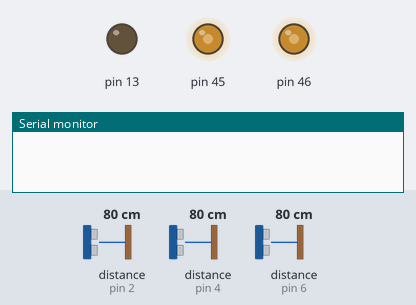
The program below on a simulated Arduino Mega 2560, built with avr-gcc and run on an emulated ATmega2560. Parts: output pins drawn as LEDs (lit = HIGH), the last lines printed to the serial monitor. The inputs (shaded band) are chosen by the test bench; at power-on: distance to the obstacle (sensors on pin 2, pin 4, pin 6) 80 cm.

Above: at 0.01 s.
At 1.2 s:
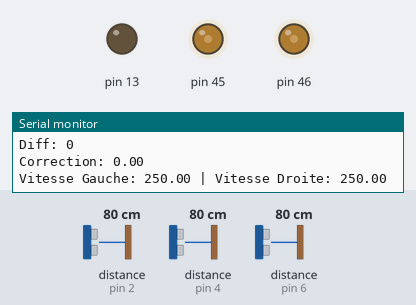
1.3 s: distance to the obstacle (sensor on pin 2) set to 22 cm
2.8 s: distance to the obstacle (sensor on pin 2) set to 17 cm
At 4.1 s:
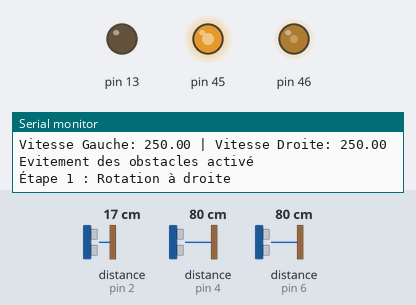
Timing chart, 0 to 5.8 s (numbered marks = the images above; inputs shaded):
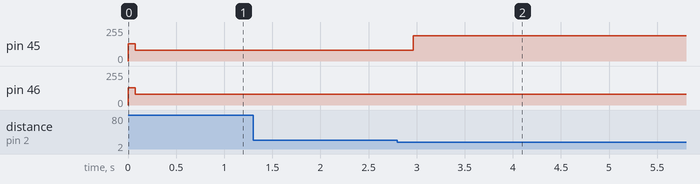

The program:

main.cpp
```cpp
//---------------------------------------------------------------------------------------------------
// Inclusion des bibliothèques et definition des constantes
//---------------------------------------------------------------------------------------------------
#include <Arduino.h>
#include <ultrasonic.h>
#include <Wire.h>

#define Stop 400
#define Vmax 800
#define Vmin 0

#define MoteurG(Vg) OCR5A = Vg // Vg entre 0 et 800 (Possible [0...1999] si on modifie le prescaler)
#define MoteurD(Vd) OCR5B = Vd // Vd entre 0 et 800 (Possible [0...1999] si on modifie le prescaler)
#define MoteurGD(Vg, Vd) MoteurG(Vg); MoteurD(Vd)
#define MoteurStop() MoteurGD(Stop, Stop)

Ultrasonic UltrasonicAv(2);
Ultrasonic UltrasonicDr(4);
Ultrasonic UltrasonicGa(6);


//---------------------------------------------------------------------------------------------------
// Definition des Variables globales
//---------------------------------------------------------------------------------------------------
int Etat;
int CaptAv;
int CaptDr;
int CaptGa;
int Diff;
enum states{ Avancer, Obstacle, Virage, Securite, Arret }; // Définition des états possibles


//---------------------------------------------------------------------------------------------------
// Fonction d'initialisation des moteurs
//---------------------------------------------------------------------------------------------------
void InitMoteurs()
{
    DDRL = 0x18 ; // PL3 et PL4
    DDRB = 0x80 ; // PB7 LedToggle
    // COM5B_1:0 = 10   -> clear sur egalite++, set sur egalite--
    // WGM5_3:1 = 1000  -> mode 8 => ICR5 defini le TOP
    TCCR5A = (1 << COM5A1) + (1 << COM5B1);
    TCCR5B = (1 << ICNC5) + (1 << WGM53) + (1 << CS50); // CS_12:10  = 001  -> prediv par 1
    ICR5 = Vmax; // 1999 correspond a f = 4khz
    MoteurStop();
    // Interrution de débordement du timer
    // TIMSK5 = 1 << TOIE5; // Pas d'interruption pour l'instant car conflit avec le moniteur série
}

//---------------------------------------------------------------------------------------------------
// Fonction Arret Distance
//---------------------------------------------------------------------------------------------------
void FSeccurite()
{
    CaptAv = UltrasonicAv.MeasureInCentimeters();
    CaptDr = UltrasonicDr.MeasureInCentimeters();
    CaptGa = UltrasonicGa.MeasureInCentimeters();

	Serial.println("Mode Sécurité activé");

	MoteurStop();

}

//---------------------------------------------------------------------------------------------------
// Fonction Virage
//---------------------------------------------------------------------------------------------------
void Fvirage()
{
    while(CaptDr > 150 || CaptGa > 150)
	{
		CaptDr = UltrasonicDr.MeasureInCentimeters();
		CaptGa = UltrasonicGa.MeasureInCentimeters();

		if (CaptDr > CaptGa)
		{
			// Tourner à droite
			MoteurGD(265, 245); // TBV, ajuster les vitesses selon les tests
			Serial.println("Virage à droite");
		}
		else
		{
			// Tourner à gauche
			MoteurGD(245, 265); // TBV, ajuster les vitesses selon les tests
			Serial.println("Virage à gauche");
		}
	}
}

//---------------------------------------------------------------------------------------------------
// Fonction d'évitement des obstacles
//---------------------------------------------------------------------------------------------------
void FevitementObstacles()
{
    Serial.println("Evitement des obstacles activé");

    // Étape 1 : Tourner à droite jusqu'à avoir de l'espace devant
    Serial.println("Étape 1 : Rotation à droite");
    while(CaptAv < 20)
    {
        CaptAv = UltrasonicAv.MeasureInCentimeters();
        MoteurGD(250, 600); // TBV, tourner à droite
    }

    // Étape 2 : Avancer pour dépasser l'obstacle en longeant
    Serial.println("Étape 2 : Avancer en longeant l'obstacle");
    CaptGa = UltrasonicGa.MeasureInCentimeters();

    while(CaptGa < 150) // TBV, tant que l'obstacle est à gauche
    {
        CaptAv = UltrasonicAv.MeasureInCentimeters();
        CaptGa = UltrasonicGa.MeasureInCentimeters();

        // Sécurité : si mur devant, arrêter
        if(CaptAv < 20)
        {
            MoteurStop();
            break;
        }

        // Avancer en se maintenant à distance de l'obstacle à gauche
        MoteurGD(250, 250); // TBV, vitesse d'avancement
    }

    // Étape 3 : Tourner à gauche pour revenir dans le couloir
    Serial.println("Étape 3 : Rotation à gauche pour reprendre le couloir");
    CaptDr = UltrasonicDr.MeasureInCentimeters();

    while(CaptDr > 100) // TBV, tourner jusqu'à détecter le mur à droite
    {
        CaptDr = UltrasonicDr.MeasureInCentimeters();
        MoteurGD(600, 250); // TBV, tourner à gauche
    }

    MoteurStop();
    Serial.println("Contournement terminé");
}

//---------------------------------------------------------------------------------------------------
// Fonction d'avancer
//---------------------------------------------------------------------------------------------------
void Favancer()
{
    CaptDr = UltrasonicDr.MeasureInCentimeters();
    CaptGa = UltrasonicGa.MeasureInCentimeters();
    // CaptDr = (UltrasonicDrAr.MeasureInCentimeters() + UltrasonicDr.MeasureInCentimeters()) / 2; // Moyenne des deux capteurs non utilisée car problème lors de la correction
    // CaptGa = (UltrasonicGaAr.MeasureInCentimeters() + UltrasonicGa.MeasureInCentimeters()) / 2;

	Serial.print("CaptGauche: ");
	Serial.print(CaptGa);
	Serial.print(" | CaptDroite: ");
	Serial.println(CaptDr);

    Diff = CaptGa - CaptDr;

	Serial.print("Diff: ");
	Serial.println(Diff);

	// Constante proportionnelle
    float Kp = 1.5; // TBV à terme (à ajuster selon les tests)

	// Calcul de la correction
    float Correction = Kp * Diff;

	Serial.print("Correction: ");
	Serial.println(Correction);

	// Calcul des vitesses des moteurs
    float Vitesse_Droite = 250 + Correction; // TBV, vitesse de base à ajuster car lente pour l'instant
    float Vitesse_Gauche = 250 - Correction;

    // Limiter les vitesses entre Vmin et Vmax
    Vitesse_Droite = constrain(Vitesse_Droite, 0, 300);
    Vitesse_Gauche = constrain(Vitesse_Gauche, 0, 300);

	Serial.print("Vitesse Gauche: ");
	Serial.print(Vitesse_Gauche);
	Serial.print(" | Vitesse Droite: ");
	Serial.println(Vitesse_Droite);
	Serial.println("\n\n");

    MoteurGD(Vitesse_Gauche, Vitesse_Droite);

}

//---------------------------------------------------------------------------------------------------
// Fonction d'initialisation
//---------------------------------------------------------------------------------------------------
void setup()
{
    // Initialisation des broches, de la communication série, etc.
    Serial.begin(9600);

    pinMode(43,OUTPUT);
    digitalWrite(43,0);
    InitMoteurs();
    // sei(); // Pas d'interruption pour l'instant car conflit avec le moniteur série
    digitalWrite(43,1);
}

//---------------------------------------------------------------------------------------------------
// Fonction principale loop
//---------------------------------------------------------------------------------------------------
void loop()
{
	CaptAv = UltrasonicAv.MeasureInCentimeters();
    CaptDr = UltrasonicDr.MeasureInCentimeters();
    CaptGa = UltrasonicGa.MeasureInCentimeters();

	//-----------------------------------------------------------------------------------
	// Condition d'état
	//-----------------------------------------------------------------------------------
    if(CaptAv < 20)
    {
        if (CaptAv < 5 || CaptGa < 5 || CaptDr < 5)
        {
            Etat = Securite;
        }
        else
        {
            Etat = Obstacle;
        }
    }
	else if (CaptDr > 150 || CaptGa > 150)
	{
		Etat = Virage;
	}
    else
    {
        Etat = Avancer;
    }

	//-----------------------------------------------------------------------------------
	// State Machine
	//-----------------------------------------------------------------------------------
    switch (Etat)
    {
        case Avancer:
           	Favancer();
            break;

        case Obstacle:
            FevitementObstacles();
            break;

		case Virage:
			Fvirage();
			break;

		case Securite:

			break;

		case Arret:

			break;

        default:
			MoteurStop();
			break;
    }
}
```

Measured:
- the behaviour switches between 20 and 19 cm on distance to the obstacle (sensor on pin 2) (found by bisection; images 1 and 2)
- after the input at 2.8 s, pin 45: 80/255 → 191/255 after 0.17 s
